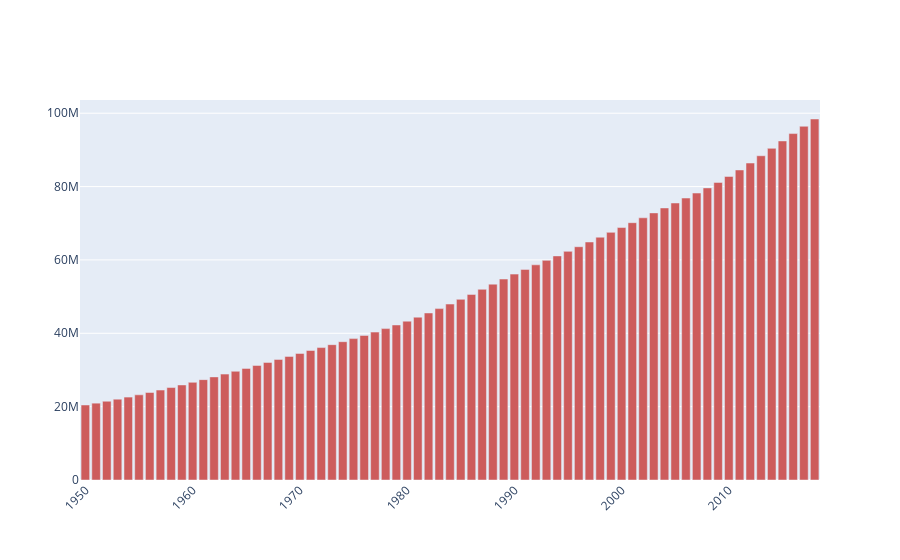

The notebook cell saved with this chart:
### Code cell
import plotly.graph_objects as go

months = data.Year

fig = go.Figure()
fig.add_trace(go.Bar(
    x=data.Year,
    y=data.Total,
    name='Population',
    marker_color='indianred'
))


# Here we modify the tickangle of the xaxis, resulting in rotated labels.
fig.update_layout(barmode='group', xaxis_tickangle=-45)
fig.show()
